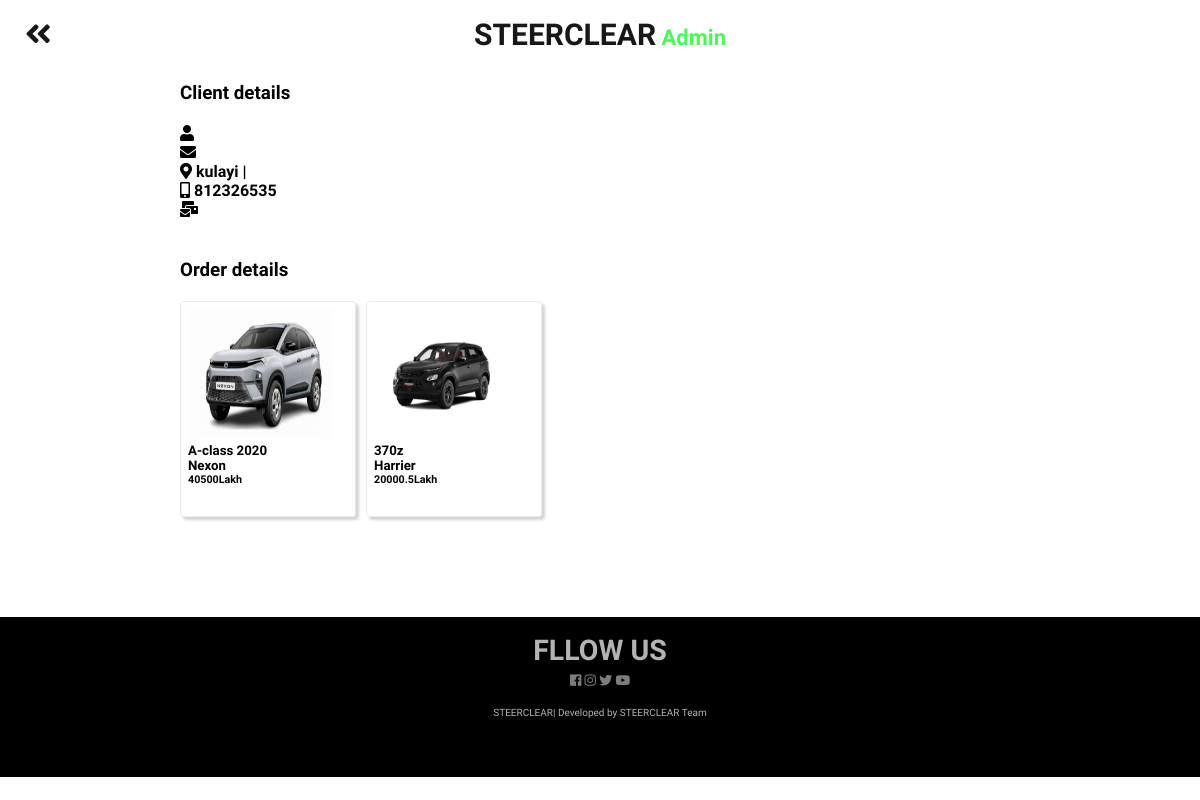
Screenshot of /orders.php?order_id=9 with the database file from the repository.
### tables this page shows
CREATE TABLE `orders` (
  `id` int(11) NOT NULL,
  `user_id` bigint(20) NOT NULL,
  `address` varchar(256) NOT NULL,
  `city` varchar(256) NOT NULL,
  `phone` varchar(256) NOT NULL,
  `postal_code` varchar(256) NOT NULL
);

CREATE TABLE `order_items` (
  `id` int(11) NOT NULL,
  `order_id` int(11) NOT NULL,
  `product_id` bigint(20) NOT NULL DEFAULT -1,
  `product_id2` int(11) NOT NULL DEFAULT -1
);

CREATE TABLE `cars` (
  `id` bigint(11) NOT NULL,
  `manufacturer` varchar(256) NOT NULL,
  `model` varchar(256) NOT NULL,
  `price` varchar(256) NOT NULL,
  `condition` varchar(256) NOT NULL,
  `phone` varchar(256) NOT NULL,
  `email` varchar(256) NOT NULL,
  `speed` varchar(256) NOT NULL,
  `mileage` varchar(256) NOT NULL,
  `battery` tinytext NOT NULL,
  `fuel` varchar(256) NOT NULL,
  `total_run` varchar(256) NOT NULL,
  `gear` varchar(256) NOT NULL,
  `image` varchar(256) NOT NULL,
  `car_type` varchar(256) NOT NULL,
  `stock` tinyint(4) NOT NULL
);

### includes/admin.inc.php (called while the page is built, shortened)
<?php
	include 'includes/autoloader.inc.php';
	$order = new Order();
	if(isset($_GET['order_id'])){
		$order_items = $order->get_items($_GET['order_id']);
		$order_id = $_GET['order_id'];
	}

### classes/db.class.php (called while the page is built, shortened)
<?php
	class DB{
		private $dbservername = "localhost";
		private $dbusername = "root";
		private $dbpassword = "";
		private $dbname = "car_dealership";
		protected function connect(){
			$conn = new mysqli($this->dbservername, $this->dbusername, $this->dbpassword, $this->dbname);
			return $conn;
		}
	}
?>

### classes/order.class.php (called while the page is built, shortened)
<?php
	class Order extends DB{
		public function get_order($id = ""){
			if($id == ""){
				$sql = "SELECT * FROM `orders`;";
			}else{
				$sql = "SELECT * FROM `orders` WHERE `id` = '$id';";
			}
			$result = $this->connect()->query($sql);
			return $result;
		}
		public function get_items($id){
			$sql = "SELECT * FROM `order_items` WHERE `order_id`='$id';";
			$result = $this->connect()->query($sql);
			return $result;
		}
	}

### includes/autoloader.inc.php (called while the page is built, shortened)
<?php
	function classLoader($class){
		$dic = "classes/";
		$extension = ".class.php";
		$path = $dic . $class . $extension;
	}

### classes/car.class.php (called while the page is built, shortened)
<?php
	class Car extends DB{
		public function get_car($id=""){
			if($id == ""){
				$sql = "SELECT * FROM cars";
			} else {
				$sql = "SELECT * FROM cars WHERE id='$id'";
			}
			$stmt = $this->connect()->query($sql);
			return $stmt;
		}
		}

### orders.php (the view, shortened to what this page needs)
<?php
    include 'includes/admin.inc.php';
?>
<!DOCTYPE html>
<html lang="en" dir="ltr">
	<head>
        <link rel="stylesheet" href="https://cdnjs.cloudflare.com/ajax/libs/font-awesome/5.7.2/css/all.min.css"  />
        <link rel="stylesheet" href="css/admin.css">
	</head>
	<body>
		<div class="order-all">
			<div class="heading">
				<h1><a href="javascript:history.back();"><i class="fas fa-angle-double-left"></i></a>STEERCLEAR<span> Admin </span> </h1>
			</div>
			<div class="user-info">
				<h3>Client details</h3>
				<?php
					echo '
					<h4><i class="fas fa-user"></i> '.$_SESSION['username'].'</h4>
					<h4><i class="fas fa-envelope"></i> '.$_SESSION['email'].'</h4>
					';
				?>
				<?php
					$user_order = new Order();
					$user_order = $user_order->get_order($order_id);
					$user_order = $user_order->fetch_assoc();
					echo '
					<h4><i class="fas fa-map-marker-alt"></i> '.$user_order['address'].' | '.$user_order['city'].'</h4>
					<h4><i class="fas fa-mobile-alt"></i> '.$user_order['phone'].'</h4>
					<h4><i class="fas fa-mail-bulk"></i> '.$user_order['postal_code'].'</h4>
					';
				?>
			</div>
			<div class="order-container">
				<h3>Order details</h3>
				<?php
				echo '<div class="items">';
					while($row = $order_items->fetch_assoc()){
						$product_1 = $row['product_id'];
						$product_2 = $row['product_id2'];
						if($product_1 == -1){
							$item = new Product();
							$item = $item->get_product($product_2);
							$item = $item->fetch_assoc();
							echo '
							<div class="item">
								<img src="assets/Product_images/'.$item['image'].'">
								<h5 class="item-name">'.$item['model'].'</h5>
								<h5 class="item-name">'.$item['manufacturer'].'</h5>
								<h6 class="item-price">'.$item['price'].'Lakh</h6>
							</div>
							';
						} else {
							$item = new Car();
							$item = $item->get_car($product_1);
							$item = $item->fetch_assoc();
							echo '
							<div class="item">
								<img src="assets/Car_images/'.$item['image'].'">
								<h5 class="item-name">'.$item['model'].'</h5>
								<h5 class="item-name">'.$item['manufacturer'].'</h5>
								<h6 class="item-price">'.$item['price'].'Lakh</h6>
							</div>
							';
						}
					}
				echo '</div>'
				?>
			</div>
		</div>
		<footer>
			<div class="social">
			  <h2>FLLOW US</h2>
			  <a href="#"> <i class="fab fa-facebook"> <span></span> </i> </a>
			  <a href="#"> <i class="fab fa-instagram"> <span></span> </i> </a>
			  <a href="#"> <i class="fab fa-twitter"> <span></span> </i> </a>
			  <a href="#"> <i class="fab fa-youtube"> <span></span> </i> </a>
		  </div>
		  <div class="credit">
		  	<h1>STEERCLEAR| Developed by STEERCLEAR Team</h1>
		  </div>
		</footer>
	</body>
</html>

### css/admin.css (style rules this page uses)
* { margin: 0; padding: 0; }
.heading { opacity: .9; text-align: center; margin-top: 17px; }
.heading h1 { font-family: 'Aldrich', sans-serif; font-size: 30px; }
.heading h1 a { display: inline; float: left; margin-left: 25px; text-decoration: none; color: black; margin-right: -225px; }
.heading span { color: #34fa42; font-size: 22px; }
.user-info h3 { margin-top: 10px; margin-bottom: 20px; }
.user-info { width: 70%; margin: auto; height: auto; font-family: 'Aldrich', sans-serif; margin-top: 30px; margin-bottom: 30px; }
.order-container h3 { margin-top: 10px; margin-bottom: 20px; }
.order-container { display: flex; flex-direction: column; width: 100%; height: 100%; }
.order-container { width: 70%; margin: auto; height: auto; font-family: 'Aldrich', sans-serif; margin-top: 30px; margin-bottom: 90px; }
.item { float: left; width: 160px; height: 200px; margin-right: 10px; margin-bottom: 10px; padding: 7px; border-radius: 4px; border: 0.005cm solid #ebebeb; box-shadow: 3px 3px 3px lightgray; }
.item img { height: 130px; width: 145px; }
footer { font-family: 'Aldrich', sans-serif; position: flex; bottom: -150px; color: #fff; height: 20vh; width: 100%; background-color: black; text-align: center; font-size: 13px; }
footer .social { padding: 17px; font-size: 19px; opacity: .7; font-weight: lighter; margin-top: 5px; }
footer .social a { color: #fff; text-decoration: none; font-size: 13px; opacity: .7; }
footer .credit { opacity: .7; font-size: 10px; position: relative; bottom: 0px; font-weight: lighter; }
footer .credit h1 { font-size: 10px; font-weight: lighter; }

### rows the page displays
orders: address "kulayi", phone "812326535"
order_items: cars.image (picture), cars.model "A-class 2020", cars.manufacturer "Nexon", cars.price "40500"
order_items: cars.image (picture), cars.model "370z", cars.manufacturer "Harrier", cars.price "20000.5"
